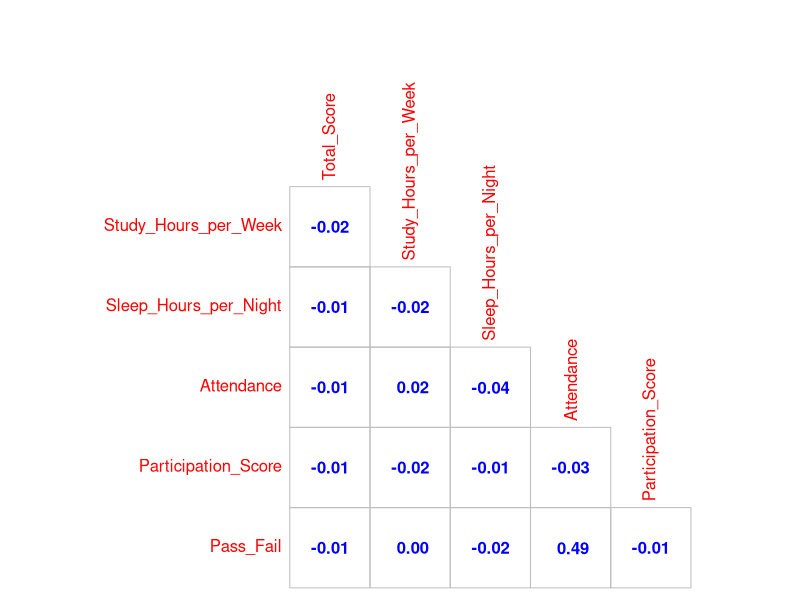
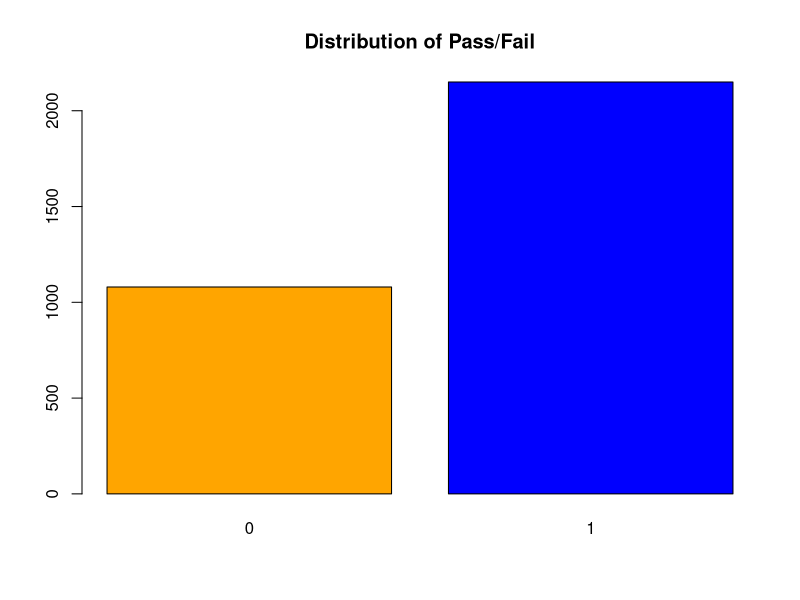
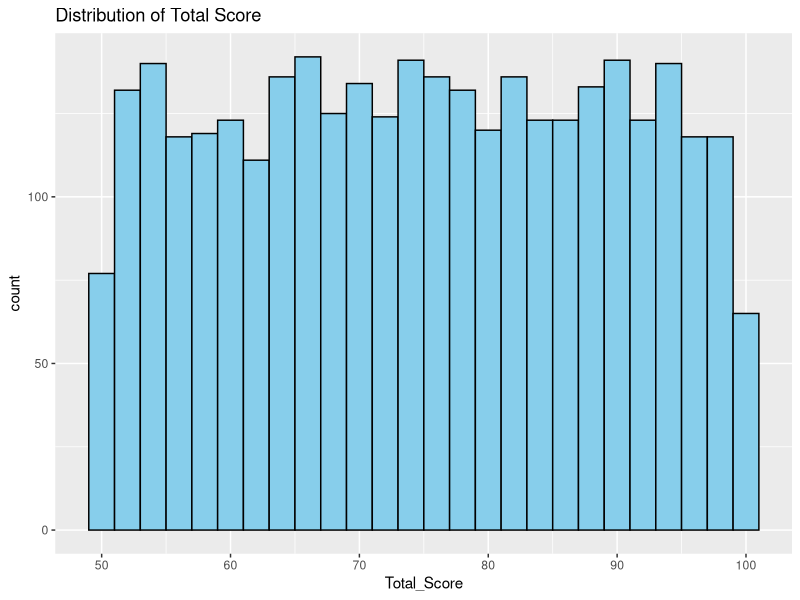
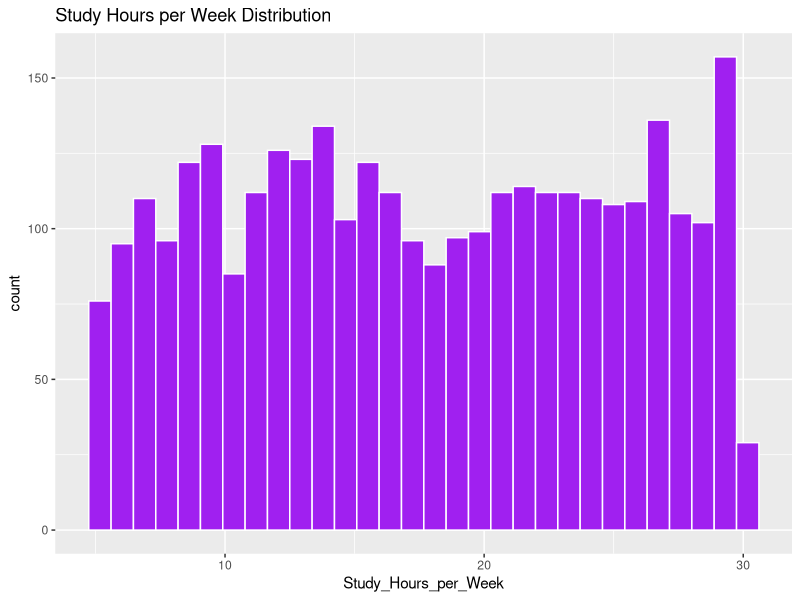
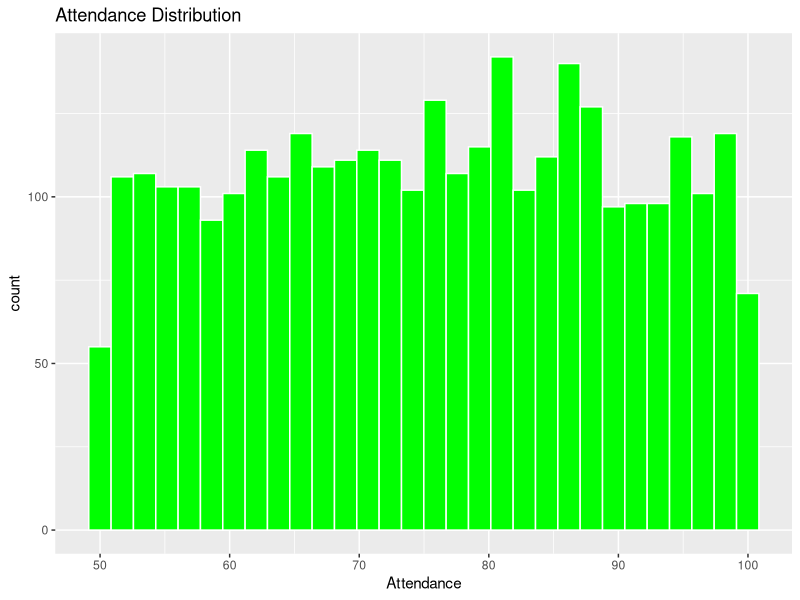
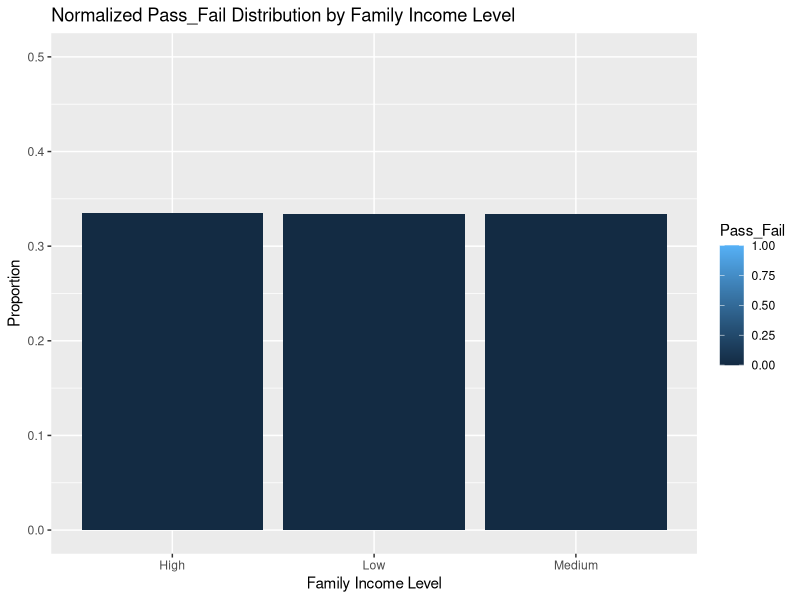
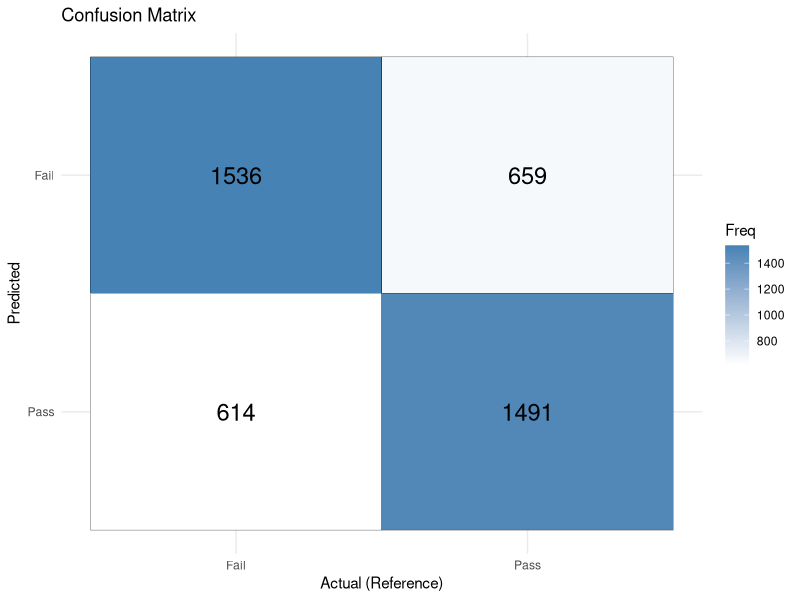
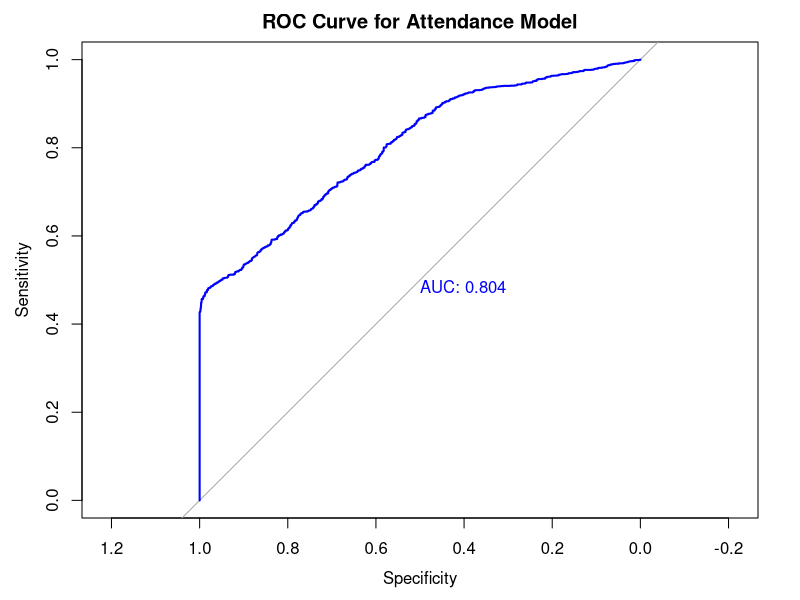

These charts were generated, in order, by the following R code:
## ---- chunk 1
knitr::opts_chunk$set(echo = TRUE)
## ---- chunk 2
library(dplyr)
library(readr)
library(ggplot2)
library(tidyr)
library(caret)
library(pROC)
library(MASS)
library(rpart)
library(randomForest)
## ---- chunk 3
students <- read.csv("../data/Students_Grading_Dataset_Cleaned.csv")
## ---- chunk 4
colnames(students)
## ---- chunk 5
cor_mat <- cor(students[, c("Total_Score", "Study_Hours_per_Week", 
                         "Sleep_Hours_per_Night", 
                         "Attendance", "Participation_Score",
                         'Pass_Fail')])


corrplot::corrplot(cor_mat,
                   method="number",
                   col="blue",
                   type="lower",
                   cl.pos='n',
                   diag=FALSE)
## ---- chunk 6
summary(students)
## ---- chunk 7
barplot(table(students$Pass_Fail), col=c('orange','blue'), main = "Distribution of Pass/Fail")
table(students$Pass_Fail)
## ---- chunk 8
ggplot(students, aes(x = Total_Score)) + 
  geom_histogram(binwidth = 2, fill = "skyblue", color = "black") +
  labs(title = "Distribution of Total Score")

ggplot(students, aes(x = Study_Hours_per_Week)) + 
  geom_histogram(fill = "purple", color = "white") +
  labs(title = "Study Hours per Week Distribution")

ggplot(students, aes(x = Attendance)) + 
  geom_histogram(fill = "green", color = "white") +
  labs(title = "Attendance Distribution")
## ---- chunk 9
students %>%
  count(Family_Income_Level, Pass_Fail) %>%
  group_by(Family_Income_Level) %>%
  mutate(Proportion = n / sum(n)) %>%
  ggplot(aes(x = Family_Income_Level, y = Proportion, fill = Pass_Fail)) +
  geom_bar(stat = "identity", position = "dodge") +
  labs(title = "Normalized Pass_Fail Distribution by Family Income Level",
       x = "Family Income Level", y = "Proportion") +
  ylim(0,0.5)
## ---- chunk 10
students$Total_Score <- as.numeric(students$Total_Score)
students$Study_Hours_per_Week <- as.numeric(students$Study_Hours_per_Week)
students$Sleep_Hours_per_Night <- as.numeric(students$Sleep_Hours_per_Night)
students$Stress_Level <- as.numeric(students$Stress_Level)
## ---- chunk 11
students$Pass_Fail <- factor(students$Pass_Fail, levels = c(0, 1), labels = c("Fail", "Pass"))
set.seed(123)  # for reproducibility
students <- upSample(x = students[, setdiff(names(students), "Pass_Fail")],
                               y = students$Pass_Fail,
                               yname = "Pass_Fail")

# Check class balance
table(students$Pass_Fail)
## ---- chunk 12
students$Pass_Fail <- ifelse(students$Pass_Fail == "Fail", 0, 1)
## ---- chunk 13
full_lin_reg_model <- lm(Total_Score ~ Attendance + Sleep_Hours_per_Night + Study_Hours_per_Week + Stress_Level + Family_Income_Level + Extracurricular_Activities + Internet_Access_at_Home, data = students)
summary(full_lin_reg_model)

lin_reg_stepwise_model <- stepAIC(full_lin_reg_model, direction = "both", trace = FALSE)

# View selected model summary
summary(lin_reg_stepwise_model)
## ---- chunk 14
full_logit_model <- glm(Pass_Fail ~ Attendance + Family_Income_Level + Extracurricular_Activities + Internet_Access_at_Home + Sleep_Hours_per_Night + Study_Hours_per_Week + Stress_Level,
                   data = students,
                   family = binomial)

# Stepwise selection
stepwise_logit_model <- stepAIC(full_logit_model, direction = "both")

summary(stepwise_logit_model)
## ---- chunk 15
final_logit_model <- glm(Pass_Fail ~ Attendance + Family_Income_Level, 
                   data = students)

summary(final_logit_model)
## ---- chunk 16
students$predictions <- predict(final_logit_model, type = "response")
## ---- chunk 17
students$predicted_class <- ifelse(students$predictions > 0.5, 1, 0)
students$predicted_class <- factor(students$predicted_class, levels = c(0, 1), labels = c("Fail", "Pass"))
## ---- chunk 18
students$Pass_Fail <- as.numeric(as.character(students$Pass_Fail))
students$Pass_Fail <- factor(students$Pass_Fail, levels = c(0, 1), labels = c("Fail", "Pass"))
## ---- chunk 19
table(students$predicted_class, useNA = "always")
table(students$Pass_Fail, useNA = "always")
## ---- chunk 20
# Now evaluate with confusion matrix
students$Pass_Fail <- factor(students$Pass_Fail, levels = c("Fail", "Pass"))
confusionMatrix(students$predicted_class, students$Pass_Fail, positive = "Pass")
## ---- chunk 21
conf_mat <- confusionMatrix(students$predicted_class, students$Pass_Fail, positive = "Pass")
conf_mat_df <- as.data.frame(conf_mat$table)
ggplot(data = conf_mat_df, aes(x = Reference, y = Prediction, fill = Freq)) +
  geom_tile(color = "black") +
  geom_text(aes(label = Freq), size = 6) +
  scale_fill_gradient(low = "white", high = "steelblue") +
  scale_y_discrete(limits = rev(levels(conf_mat_df$Prediction))) +
  theme_minimal() +
  labs(
    title = "Confusion Matrix",
    x = "Actual (Reference)",
    y = "Predicted"
  )
## ---- chunk 22
roc(students$Pass_Fail,
    main="ROC Curve for Attendance Model",
    predict(final_logit_model, type = "response"), 
    plot = TRUE, 
    print.auc = TRUE, 
    col = "blue", 
    lwd = 2)
## ---- chunk 23
# Building random forest model
set.seed(1)
rf_model <- randomForest(Pass_Fail ~ Attendance + Family_Income_Level + Extracurricular_Activities + Internet_Access_at_Home,
                         data = students,
                         ntree = 500,
                         mtry = 2,
                         importance = TRUE)

print(rf_model)
## ---- chunk 24
rf_predictions <- predict(rf_model, students, type = "class")

confusionMatrix(rf_predictions, students$Pass_Fail, positive = 'Pass')
## ---- chunk 25
tree_conf_mat <- confusionMatrix(rf_predictions, students$Pass_Fail, positive = 'Pass')
tree_conf_mat_df <- as.data.frame(tree_conf_mat$table)
ggplot(data = tree_conf_mat_df, aes(x = Reference, y = Prediction, fill = Freq)) +
  geom_tile(color = "black") +
  geom_text(aes(label = Freq), size = 6) +
  scale_fill_gradient(low = "white", high = "steelblue") +
  scale_y_discrete(limits = rev(levels(conf_mat_df$Prediction))) +
  theme_minimal() +
  labs(title = "Confusion Matrix", x = "Actual", y = "Predicted")
## ---- chunk 26
rf_probs <- predict(rf_model, students, type = "prob")[,2]

rf_roc <- roc(students$Pass_Fail, rf_probs)
plot(rf_roc,
     main="ROC Curve - Random Forest",
     print.auc = TRUE, 
     col = "blue", 
     lwd = 2)
## ---- chunk 27

importance(rf_model)

varImpPlot(rf_model, 
           main = "Variable Importance - Random Forest",
           col = "blue", 
           lwd = 2)
